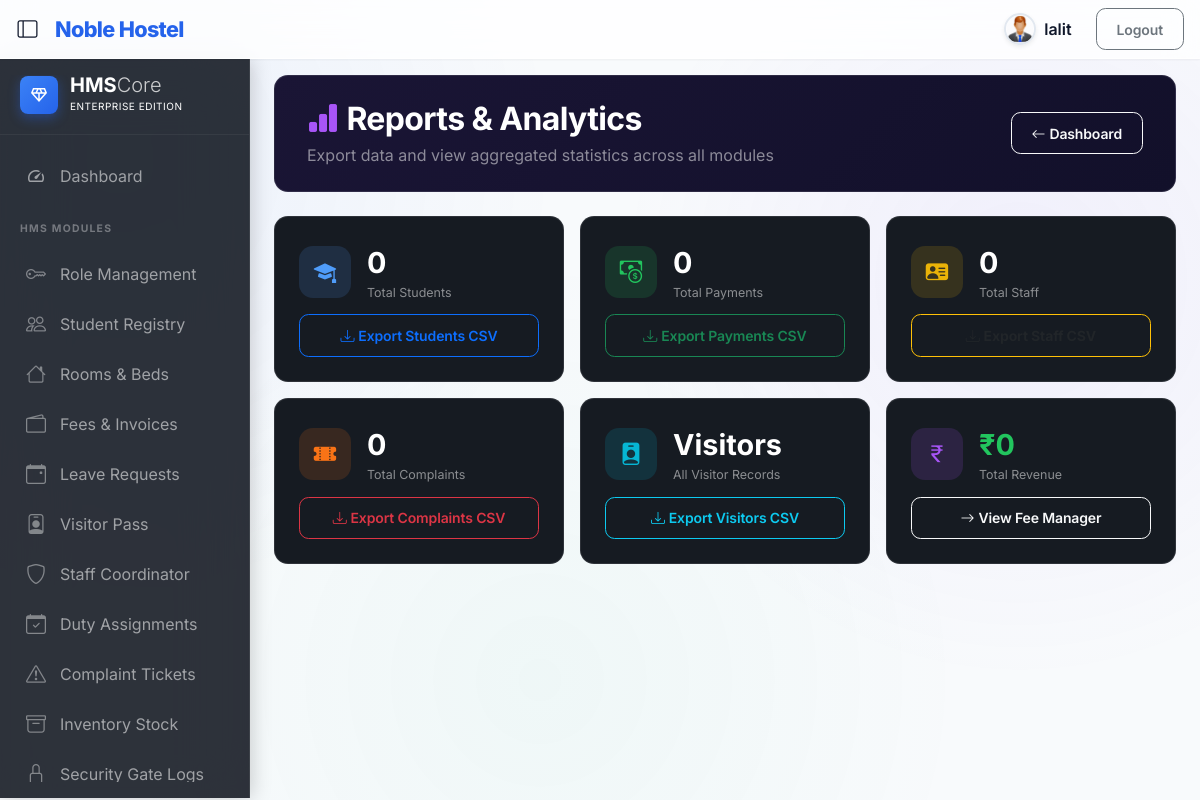
The app's page /reports/ (signed in) with its own data.
### authentication/models.py (models this page shows, shortened)
class Module(models.Model):
    name = models.CharField(max_length=100, unique=True)
    code = models.SlugField(max_length=100, unique=True)  # e.g. 'student', 'room', 'paybill'
    menu_label = models.CharField(max_length=100, blank=True, help_text="Label shown in sidebar menu")
    icon = models.CharField(max_length=60, blank=True, help_text="Bootstrap icon class e.g. bi-people")
    url_name = models.CharField(max_length=100, blank=True, help_text="Django URL name for the module index page")
    order = models.PositiveSmallIntegerField(default=0, help_text="Sidebar display order (lower = higher)")
    parent_code = models.SlugField(max_length=100, blank=True, help_text="Parent module code for sub-menus")
    class Meta:
        ordering = ['order', 'name']

### hms/views.py (the view)
# urls.py: path("reports/", views.reports_dashboard, name='reports_dashboard'),
@login_required(login_url='/authentication/login')
def reports_dashboard(request):
    if not _is_admin(request.user):
        return redirect('dashboard')
    context = {
        'page_title': 'Reports & Analytics',
        'total_students': Student.objects.count(),
        'total_payments': Payment.objects.filter(transaction_status='SUCCESSFUL').count(),
        'total_revenue': Payment.objects.filter(
            transaction_status='SUCCESSFUL'
        ).aggregate(t=Sum('amount'))['t'] or 0,
        'total_complaints': ComplaintTicket.objects.count(),
        'staff_count': StaffProfile.objects.count(),
    }
    return render(request, 'hms/reports.html', context)

### hms/views.py (called while the page is built)
def _is_admin(user):
    if user.is_superuser:
        return True
    try:
        role = user.profile.role
        return role.is_superadmin or role.name in ('Admin', 'Staff')
    except Exception:
        return False

### template/hms/reports.html (shortened to what this page needs)
{% extends 'base.html' %}
{% block content %}
<div class="mod-header">
  <div class="d-flex align-items-center justify-content-between flex-wrap gap-3">
    <div>
      <h2 class="text-white fw-bold mb-1"><i class="bi bi-bar-chart-fill me-2" style="color:#a855f7;"></i>Reports & Analytics</h2>
      <p class="text-white opacity-50 mb-0">Export data and view aggregated statistics across all modules</p>
    </div>
    <a href="{% url 'superadmin_dashboard' %}" class="btn btn-outline-light btn-sm"><i class="bi bi-arrow-left me-1"></i>Dashboard</a>
  </div>
</div>
<div class="row g-3 mb-4">
  <div class="col-6 col-md-4">
    <div class="report-card">
      <div class="d-flex align-items-center gap-3">
        <div class="report-icon" style="background:rgba(79,156,249,0.15);color:#4f9cf9;"><i class="bi bi-mortarboard-fill"></i></div>
        <div>
          <div style="font-size:1.8rem;font-weight:700;color:#fff;">{{ total_students }}</div>
          <div style="font-size:0.78rem;color:rgba(255,255,255,0.5);">Total Students</div>
        </div>
      </div>
      <a href="{% url 'export_report' 'students' %}" class="btn btn-sm btn-outline-primary w-100"><i class="bi bi-download me-1"></i>Export Students CSV</a>
    </div>
  </div>
  <div class="col-6 col-md-4">
    <div class="report-card">
      <div class="d-flex align-items-center gap-3">
        <div class="report-icon" style="background:rgba(34,197,94,0.15);color:#22c55e;"><i class="bi bi-cash-coin"></i></div>
        <div>
          <div style="font-size:1.8rem;font-weight:700;color:#fff;">{{ total_payments }}</div>
          <div style="font-size:0.78rem;color:rgba(255,255,255,0.5);">Total Payments</div>
        </div>
      </div>
      <a href="{% url 'export_report' 'payments' %}" class="btn btn-sm btn-outline-success w-100"><i class="bi bi-download me-1"></i>Export Payments CSV</a>
    </div>
  </div>
  <div class="col-6 col-md-4">
    <div class="report-card">
      <div class="d-flex align-items-center gap-3">
        <div class="report-icon" style="background:rgba(234,179,8,0.15);color:#eab308;"><i class="bi bi-person-vcard-fill"></i></div>
        <div>
          <div style="font-size:1.8rem;font-weight:700;color:#fff;">{{ staff_count }}</div>
          <div style="font-size:0.78rem;color:rgba(255,255,255,0.5);">Total Staff</div>
        </div>
      </div>
      <a href="{% url 'export_report' 'staff' %}" class="btn btn-sm btn-outline-warning w-100 text-dark fw-bold"><i class="bi bi-download me-1"></i>Export Staff CSV</a>
    </div>
  </div>
  <div class="col-6 col-md-4">
    <div class="report-card">
      <div class="d-flex align-items-center gap-3">
        <div class="report-icon" style="background:rgba(249,115,22,0.15);color:#f97316;"><i class="bi bi-ticket-perforated-fill"></i></div>
        <div>
          <div style="font-size:1.8rem;font-weight:700;color:#fff;">{{ total_complaints }}</div>
          <div style="font-size:0.78rem;color:rgba(255,255,255,0.5);">Total Complaints</div>
        </div>
      </div>
      <a href="{% url 'export_report' 'complaints' %}" class="btn btn-sm btn-outline-danger w-100"><i class="bi bi-download me-1"></i>Export Complaints CSV</a>
    </div>
  </div>
  <div class="col-6 col-md-4">
    <div class="report-card">
      <div class="d-flex align-items-center gap-3">
        <div class="report-icon" style="background:rgba(6,182,212,0.15);color:#06b6d4;"><i class="bi bi-person-badge-fill"></i></div>
        <div>
          <div style="font-size:1.8rem;font-weight:700;color:#fff;">Visitors</div>
          <div style="font-size:0.78rem;color:rgba(255,255,255,0.5);">All Visitor Records</div>
        </div>
      </div>
      <a href="{% url 'export_report' 'visitors' %}" class="btn btn-sm btn-outline-info w-100"><i class="bi bi-download me-1"></i>Export Visitors CSV</a>
    </div>
  </div>
  <div class="col-6 col-md-4">
    <div class="report-card">
      <div class="d-flex align-items-center gap-3">
        <div class="report-icon" style="background:rgba(168,85,247,0.15);color:#a855f7;"><i class="bi bi-currency-rupee"></i></div>
        <div>
          <div style="font-size:1.8rem;font-weight:700;color:#22c55e;">₹{{ total_revenue|floatformat:0 }}</div>
          <div style="font-size:0.78rem;color:rgba(255,255,255,0.5);">Total Revenue</div>
        </div>
      </div>
      <a href="{% url 'fee_manager' %}" class="btn btn-sm btn-outline-light w-100"><i class="bi bi-arrow-right me-1"></i>View Fee Manager</a>
    </div>
  </div>
</div>
{% endblock %}

### template/title_nav.html (shortened to what this page needs)
{% load static %}
{% block content %}
<div class="d-flex align-items-center">
  <button id="sidebarToggleBtn" class="btn btn-sm sidebar-toggle-btn me-2 ms-2" type="button" title="Toggle Sidebar" aria-label="Toggle Sidebar">
    <i class="bi bi-layout-sidebar fs-5"></i>
  </button>
  <a class="navbar-brand" href="#">Noble Hostel</a>
</div>
  <div class="navbar-nav ">
    {% if request.user.is_authenticated %}
    <form action="{% url 'logout'%}" method="post" class="nav-item text-nowrap d-flex justify-content-center align-items-center">
      {% if request.user.student and request.user.student.photo %}
        <img src="{{ request.user.student.photo.url }}" class="shadow-sm" style="width: 32px; height: 32px; object-fit: cover; border-radius: 50%; border: 2px solid #e2e8f0;" alt="User">
      {% else %}
        <img src="{% static 'image/User.jpg' %}" class="shadow-sm" style="width: 32px; height: 32px; object-fit: cover; border-radius: 50%; border: 2px solid #e2e8f0;" alt="User">
      {% endif %}
      <a class="nav-link m-2 fw-semibold" href="#">
        {% if request.user.student %}
          {{ request.user.student.name }}
        {% else %}
          {{ request.user.username }}
        {% endif %}
      </a>
      <input class="btn btn-sm btn-outline-secondary m-2 mx-3" type="submit" value="Logout">
    </form>
  {% endif %}
  </div>
{% endblock  %}

### template/side_navbar.html (shortened to what this page needs)
{% load static %}
{% load rbac_tags %}
{% block content %}
<div class="d-none d-md-block p-0 sidebar-wrapper z-2">
    <nav id="sidebarMenu" class="sidebar-pro">
        <div class="sidebar-brand d-flex align-items-center">
            <div class="brand-icon rounded-3 bg-gradient-primary d-flex align-items-center justify-content-center" style="width:38px; height:38px;">
                <span class="material-symbols-outlined text-white fs-5">diamond</span>
            </div>
            <div class="d-flex flex-column">
                <span class="fs-5 fw-bold text-white lh-1 tracking-tighter">HMS<span class="fw-light opacity-75">Core</span></span>
                <span class="text-white opacity-40 mt-1" style="font-size: 0.625rem; letter-spacing: 0.05em; text-transform: uppercase;">Enterprise Edition</span>
            </div>
        </div>
        <ul class="nav flex-column mb-auto">
            {% if is_superadmin or user.profile.role.name == 'Admin' or user.profile.role.name == 'Staff' %}
            <li class="nav-item">
                <a class="nav-link {% if request.resolver_match.url_name == 'superadmin_dashboard' %}active{% endif %}" aria-current="page" href="{% url 'superadmin_dashboard' %}">
                    <span class="material-symbols-outlined">speed</span>
                    <span class="sidebar-label">Dashboard</span>
                </a>
            </li>
            {% endif %}
            {% if user.profile.role.name == 'Student' %}
            <li class="nav-section">
                <span class="section-title">My Profile</span>
            </li>
            <li class="nav-item">
                <a class="nav-link" href="{% url 'student_app:student_profile' %}">
                    <span class="material-symbols-outlined">person</span>
                    <span class="sidebar-label">My Profile</span>
                </a>
            </li>
            <li class="nav-item">
                <a class="nav-link" href="{% url 'student_app:change_password' %}">
                    <span class="material-symbols-outlined">lock</span>
                    <span class="sidebar-label">Change Password</span>
                </a>
            </li>
            <li class="nav-section">
                <span class="section-title">Logistics & Fees</span>
            </li>
            <li class="nav-item">
                <a class="nav-link" href="#">
                    <span class="material-symbols-outlined">bed</span>
                    <span class="sidebar-label">My Room</span>
                </a>
            </li>
            <li class="nav-item">
                <a class="nav-link" href="{% url 'student_app:student_leave_details' %}">
                    <span class="material-symbols-outlined">event_note</span>
                    <span class="sidebar-label">My Leave Requests</span>
                </a>
            </li>
            <li class="nav-item">
                <a class="nav-link" href="{% url 'student_app:food_schedule' %}">
                    <span class="material-symbols-outlined">restaurant</span>
                    <span class="sidebar-label">Food Schedule</span>
                </a>
            </li>
            <li class="nav-item">
                <a class="nav-link" href="{% url 'student_app:student_fee_details' %}">
                    <span class="material-symbols-outlined">receipt_long</span>
                    <span class="sidebar-label">Fee Details</span>
                </a>
            </li>
            {% else %}
            {% if visible_modules %}
            <li class="nav-section">
                <span class="section-title">HMS Modules</span>
            </li>
            {% for module in visible_modules %}
            <li class="nav-item">
                <a class="nav-link {% if request.resolver_match.url_name == module.url_name or request.resolver_match.view_name == module.url_name %}active{% endif %}" href="{% url module.url_name %}" title="{{ module.menu_label }}">
                    {% if "bi-" in module.icon %}
                    <i class="bi {{ module.icon }} opacity-75 fs-5"></i>
                    {% else %}
                    <span class="material-symbols-outlined">{{ module.icon }}</span>
                    {% endif %}
                    <span class="sidebar-label">{{ module.menu_label }}</span>
                </a>
            </li>
            {% endfor %}
            {% endif %}
            {% endif %}
        </ul>
    </nav>
</div>
{% endblock %}

### template/hms/reports.html (style rules this page uses)
:root { --card-bg:#161b22;--glass-border:rgba(255,255,255,0.1); }
.mod-header { background:linear-gradient(135deg,#1a1535,#12102a);border:1px solid var(--glass-border);border-radius:14px;padding:1.5rem 2rem;margin-bottom:1.5rem; }
.report-card { background:var(--card-bg);border:1px solid var(--glass-border);border-radius:14px;padding:1.5rem;transition:all 0.2s;display:flex;flex-direction:column;gap:12px; }
.report-icon { width:52px;height:52px;border-radius:14px;display:flex;align-items:center;justify-content:center;font-size:1.4rem; }

### records on screen
Module: menu_label "Role Management"
Module: menu_label "Student Registry"
Module: menu_label "Rooms & Beds"
Module: menu_label "Fees & Invoices"
Module: menu_label "Leave Requests"
Module: menu_label "Visitor Pass"
Module: menu_label "Staff Coordinator"
Module: menu_label "Duty Assignments"
Module: menu_label "Complaint Tickets"
Module: menu_label "Inventory Stock"
Module: menu_label "Security Gate Logs"

### other values on screen
{{ request.user.username }} "lalit"
{{ total_students }} "0"
{{ total_payments }} "0"
{{ staff_count }} "0"
{{ total_complaints }} "0"
{{ total_revenue|floatformat:0 }} "0"
